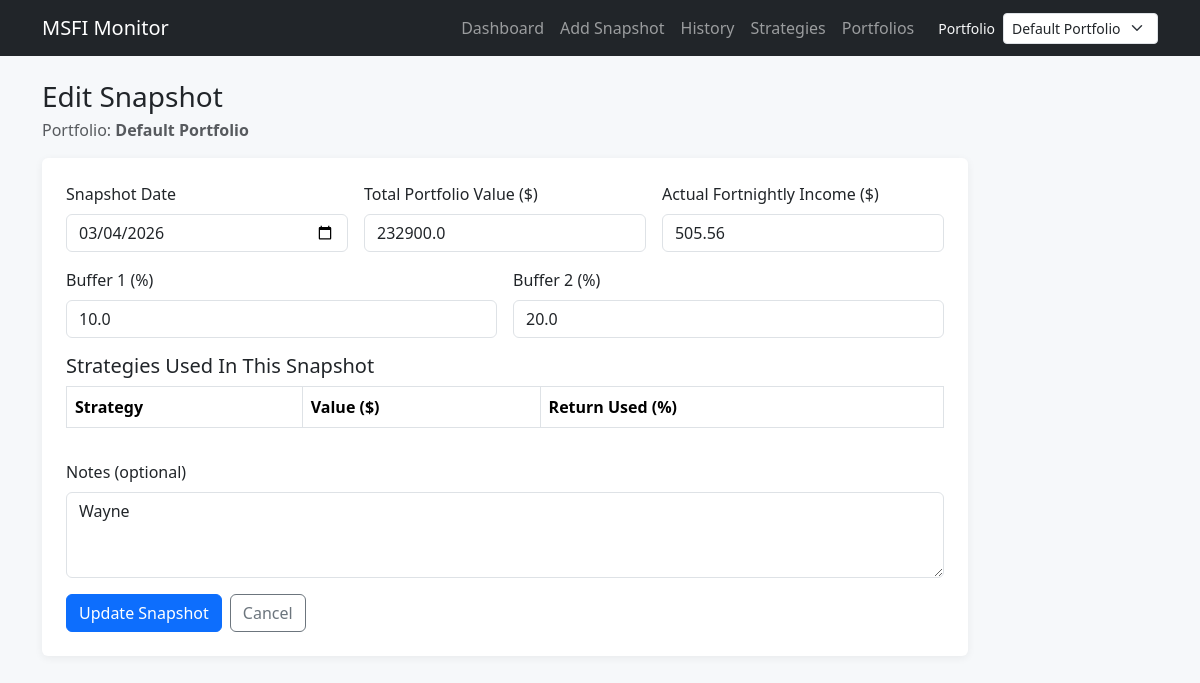
The app's page /edit/1, older data.
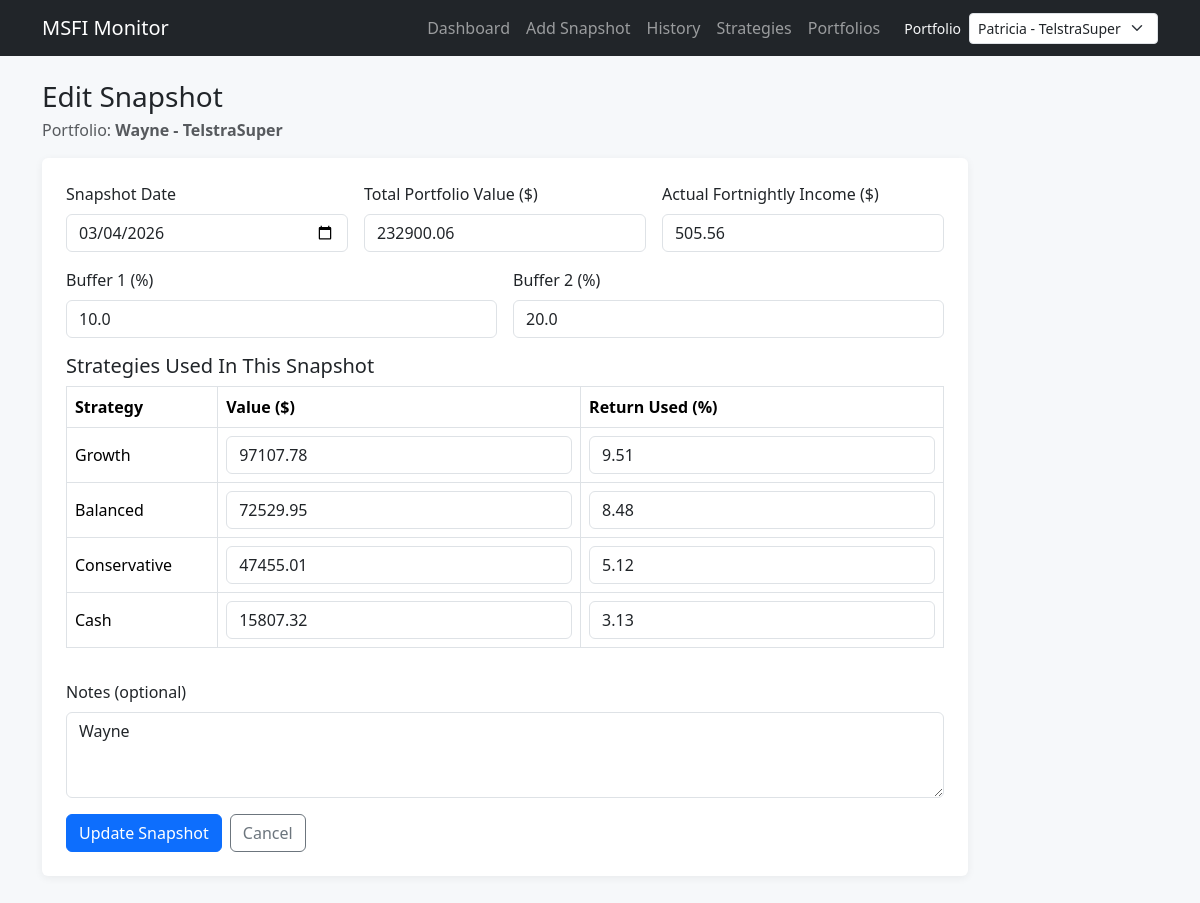
The same page, newer data.
### tables this page shows
CREATE TABLE portfolios (
            id INTEGER PRIMARY KEY AUTOINCREMENT,
            name TEXT NOT NULL UNIQUE,
            buffer_1_percent REAL NOT NULL,
            buffer_2_percent REAL NOT NULL,
            created_at TEXT NOT NULL DEFAULT CURRENT_TIMESTAMP
        );

CREATE TABLE snapshot_strategy_values (
            id INTEGER PRIMARY KEY AUTOINCREMENT,
            snapshot_id INTEGER NOT NULL,
            strategy_id INTEGER NOT NULL,
            strategy_value REAL NOT NULL,
            return_used REAL NOT NULL,
            FOREIGN KEY (snapshot_id) REFERENCES snapshots(id) ON DELETE CASCADE,
            FOREIGN KEY (strategy_id) REFERENCES strategies(id) ON DELETE RESTRICT
        );

CREATE TABLE strategies (
            id INTEGER PRIMARY KEY AUTOINCREMENT,
            portfolio_id INTEGER NOT NULL,
            name TEXT NOT NULL,
            default_return_5yr REAL NOT NULL,
            active_flag INTEGER NOT NULL DEFAULT 1,
            created_at TEXT NOT NULL DEFAULT CURRENT_TIMESTAMP,
            UNIQUE(portfolio_id, name),
            FOREIGN KEY (portfolio_id) REFERENCES portfolios(id) ON DELETE RESTRICT
        );

### app.py (the view, shortened to what this page needs)
    @app.route("/edit/<int:snapshot_id>", methods=["GET", "POST"])
    def edit_snapshot(snapshot_id: int):
        snapshot = get_snapshot_by_id(snapshot_id)
        if snapshot is None:
            abort(404)
        strategy_rows = get_snapshot_strategy_rows(snapshot_id)
        error = None
        form_data = _snapshot_form_from_snapshot(snapshot)
        strategy_view_rows = []
        for row in strategy_rows:
            strategy_view_rows.append(
                {
                    "strategy_id": row["strategy_id"],
                    "strategy_name": row["strategy_name"],
                    "active_flag": row["active_flag"],
                    "strategy_value": row["strategy_value"],
                    "return_percent": round(float(row["return_used"]) * 100, 4),
                }
            )
        return render_template(
            "edit_snapshot.html",
            snapshot=snapshot,
            strategy_rows=strategy_view_rows,
            form_data=form_data,
            error=error,
            cancel_url=url_for("history", portfolio_id=snapshot["portfolio_id"]),
        )

### app.py (called while the page is built)
def _snapshot_form_from_snapshot(snapshot: Any) -> dict[str, str]:
    return {
        "snapshot_date": snapshot["snapshot_date"],
        "total_value": str(snapshot["total_value"]),
        "actual_income": str(snapshot["actual_income"]),
        "notes": snapshot["notes"] or "",
        "buffer_1_percent": str(round(float(snapshot["buffer_1_percent"]) * 100, 4)),
        "buffer_2_percent": str(round(float(snapshot["buffer_2_percent"]) * 100, 4)),
    }

### database.py (called while the page is built)
def get_db():
    if "db" not in g:
        app_config = g.get("app_config", current_app.config)
        database_path = app_config["DATABASE"]
        connection = sqlite3.connect(database_path)
        connection.row_factory = sqlite3.Row
        connection.execute("PRAGMA foreign_keys = ON")
        g.db = connection
    return g.db

### models.py (called while the page is built)
def get_all_portfolios():
    db = get_db()
    return db.execute("SELECT * FROM portfolios ORDER BY name ASC").fetchall()

### templates/edit_snapshot.html (shortened to what this page needs)
{% extends "base.html" %}
{% block content %}
<div class="row">
    <div class="col-lg-10">
        <h1 class="h3 mb-1">Edit Snapshot</h1>
        <p class="text-muted mb-3">Portfolio: <strong>{{ snapshot["portfolio_name"] }}</strong></p>
        <form method="post" class="card p-4">
            <div class="row g-3 mb-3">
                <div class="col-md-4">
                    <label class="form-label">Snapshot Date</label>
                    <input type="date" name="snapshot_date" class="form-control" value="{{ form_data.get('snapshot_date', '') }}" required>
                </div>
                <div class="col-md-4">
                    <label class="form-label">Total Portfolio Value ($)</label>
                    <input type="number" step="0.01" name="total_value" class="form-control" value="{{ form_data.get('total_value', '') }}" required>
                </div>
                <div class="col-md-4">
                    <label class="form-label">Actual Fortnightly Income ($)</label>
                    <input type="number" step="0.01" name="actual_income" class="form-control" value="{{ form_data.get('actual_income', '') }}" required>
                </div>
                <div class="col-md-6">
                    <label class="form-label">Buffer 1 (%)</label>
                    <input type="number" step="0.01" name="buffer_1_percent" class="form-control" value="{{ form_data.get('buffer_1_percent', '') }}" required>
                </div>
                <div class="col-md-6">
                    <label class="form-label">Buffer 2 (%)</label>
                    <input type="number" step="0.01" name="buffer_2_percent" class="form-control" value="{{ form_data.get('buffer_2_percent', '') }}" required>
                </div>
            </div>
            <h2 class="h5">Strategies Used In This Snapshot</h2>
            <div class="table-responsive mb-3">
                <table class="table table-bordered align-middle">
                    <thead>
                    <tr>
                        <th>Strategy</th>
                        <th>Value ($)</th>
                        <th>Return Used (%)</th>
                    </tr>
                    </thead>
                    <tbody>
                    {% for row in strategy_rows %}
                    <tr>
                        <td>
                            {{ row["strategy_name"] }}
                        </td>
                        <td>
                            <input type="number" step="0.01" class="form-control" name="strategy_value_{{ row['strategy_id'] }}" value="{{ form_data.get('strategy_value_' ~ row['strategy_id'], row['strategy_value']) }}" required>
                        </td>
                        <td>
                            <input type="number" step="0.01" class="form-control" name="return_percent_{{ row['strategy_id'] }}" value="{{ form_data.get('return_percent_' ~ row['strategy_id'], row['return_percent']) }}" required>
                        </td>
                    </tr>
                    {% endfor %}
                    </tbody>
                </table>
            </div>
            <div class="mb-3">
                <label class="form-label">Notes (optional)</label>
                <textarea name="notes" rows="3" class="form-control">{{ form_data.get('notes', '') }}</textarea>
            </div>
            <div class="d-flex gap-2">
                <button class="btn btn-primary" type="submit">Update Snapshot</button>
                <a href="{{ cancel_url }}" class="btn btn-outline-secondary">Cancel</a>
            </div>
        </form>
    </div>
</div>
{% endblock %}

Row changes from the older to the newer data that the page shows:
changed portfolios: portfolio_name "Default Portfolio" → "Wayne - TelstraSuper"
added snapshot_strategy_values: strategy_name "Growth", get "97107.78", get "9.51"
added snapshot_strategy_values: strategy_name "Balanced", get "72529.95", get "8.48"
added snapshot_strategy_values: strategy_name "Conservative", get "47455.01", get "5.12"
added snapshot_strategy_values: strategy_name "Cash", get "15807.32", get "3.13"
Text that changed along with them:
form field value: "Default Portfolio" → "Patricia - TelstraSuper"
form field total_value: "232900.0" → "232900.06"
